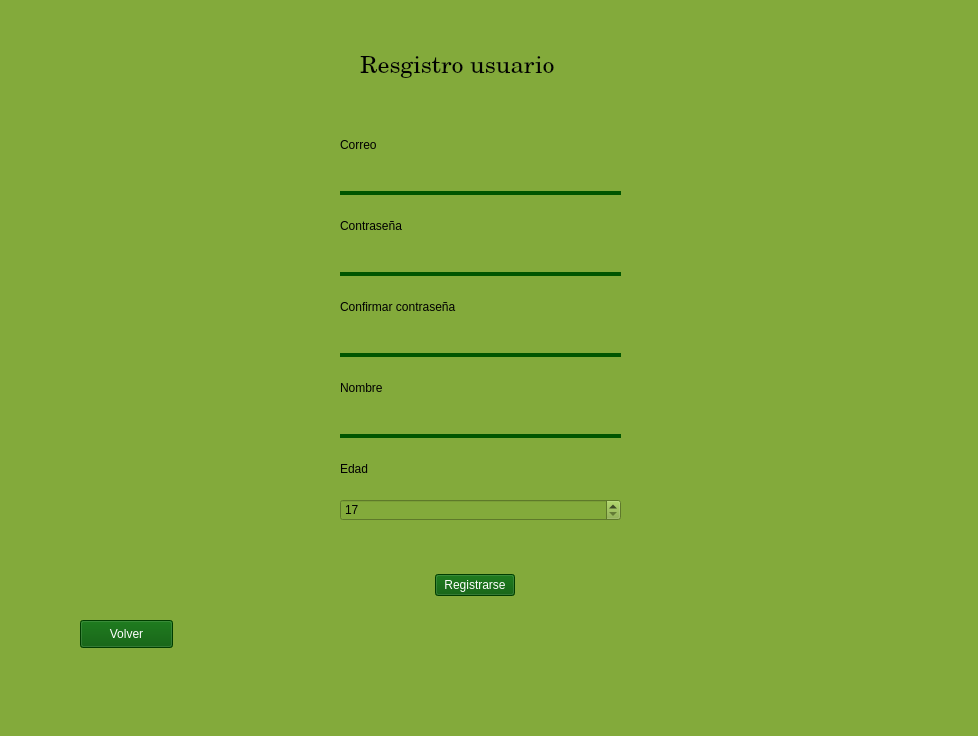
<?xml version="1.0" encoding="UTF-8"?>
<ui version="4.0">
 <class>MainWindow</class>
 <widget class="QMainWindow" name="MainWindow">
  <property name="geometry">
   <rect>
    <x>0</x>
    <y>0</y>
    <width>978</width>
    <height>736</height>
   </rect>
  </property>
  <property name="windowTitle">
   <string>MainWindow</string>
  </property>
  <property name="styleSheet">
   <string notr="true">background-color: rgb(131, 170, 59)</string>
  </property>
  <widget class="QWidget" name="centralwidget">
   <widget class="QLabel" name="label">
    <property name="geometry">
     <rect>
      <x>360</x>
      <y>50</y>
      <width>242</width>
      <height>35</height>
     </rect>
    </property>
    <property name="font">
     <font>
      <family>Century</family>
      <pointsize>18</pointsize>
      <weight>50</weight>
      <italic>false</italic>
      <bold>false</bold>
     </font>
    </property>
    <property name="styleSheet">
     <string notr="true">font: 18pt &quot;Century&quot;;</string>
    </property>
    <property name="text">
     <string>Resgistro usuario</string>
    </property>
   </widget>
   <widget class="QPushButton" name="BotonAtras">
    <property name="geometry">
     <rect>
      <x>80</x>
      <y>620</y>
      <width>93</width>
      <height>28</height>
     </rect>
    </property>
    <property name="styleSheet">
     <string notr="true">background-color: rgb(0, 85, 0);
color: white;
font: 9pt &quot;MS Shell Dlg 2&quot;;</string>
    </property>
    <property name="text">
     <string>Volver</string>
    </property>
   </widget>
   <widget class="QWidget" name="layoutWidget">
    <property name="geometry">
     <rect>
      <x>340</x>
      <y>120</y>
      <width>281</width>
      <height>401</height>
     </rect>
    </property>
    <layout class="QVBoxLayout" name="verticalLayout">
     <item>
      <widget class="QLabel" name="label_2">
       <property name="text">
        <string>Correo</string>
       </property>
      </widget>
     </item>
     <item>
      <widget class="QLineEdit" name="registro_correo">
       <property name="styleSheet">
        <string notr="true">background-color: rgb(55, 5, 255, 0);
border: none;
border-bottom: 4px solid rgb(0, 85, 0);</string>
       </property>
      </widget>
     </item>
     <item>
      <widget class="QLabel" name="label_3">
       <property name="text">
        <string>Contraseña</string>
       </property>
      </widget>
     </item>
     <item>
      <widget class="QLineEdit" name="registro_contrasena">
       <property name="styleSheet">
        <string notr="true">background-color: rgb(55, 5, 255, 0);
border: none;
border-bottom: 4px solid rgb(0, 85, 0);</string>
       </property>
       <property name="echoMode">
        <enum>QLineEdit::Password</enum>
       </property>
      </widget>
     </item>
     <item>
      <widget class="QLabel" name="label_5">
       <property name="text">
        <string>Confirmar contraseña</string>
       </property>
      </widget>
     </item>
     <item>
      <widget class="QLineEdit" name="registro_confirmContrasena">
       <property name="styleSheet">
        <string notr="true">background-color: rgb(55, 5, 255, 0);
border: none;
border-bottom: 4px solid rgb(0, 85, 0);</string>
       </property>
       <property name="echoMode">
        <enum>QLineEdit::Password</enum>
       </property>
      </widget>
     </item>
     <item>
      <widget class="QLabel" name="label_6">
       <property name="text">
        <string>Nombre</string>
       </property>
      </widget>
     </item>
     <item>
      <widget class="QLineEdit" name="registro_nombre">
       <property name="styleSheet">
        <string notr="true">background-color: rgb(55, 5, 255, 0);
border: none;
border-bottom: 4px solid rgb(0, 85, 0);</string>
       </property>
      </widget>
     </item>
     <item>
      <widget class="QLabel" name="label_7">
       <property name="text">
        <string>Edad</string>
       </property>
      </widget>
     </item>
     <item>
      <widget class="QSpinBox" name="registro_edad">
       <property name="minimum">
        <number>17</number>
       </property>
       <property name="maximum">
        <number>90</number>
       </property>
      </widget>
     </item>
    </layout>
   </widget>
   <widget class="QWidget" name="layoutWidget">
    <property name="geometry">
     <rect>
      <x>380</x>
      <y>570</y>
      <width>189</width>
      <height>30</height>
     </rect>
    </property>
    <layout class="QHBoxLayout" name="horizontalLayout">
     <item>
      <spacer name="horizontalSpacer">
       <property name="orientation">
        <enum>Qt::Horizontal</enum>
       </property>
       <property name="sizeHint" stdset="0">
        <size>
         <width>40</width>
         <height>20</height>
        </size>
       </property>
      </spacer>
     </item>
     <item>
      <widget class="QPushButton" name="BotonRegistro">
       <property name="styleSheet">
        <string notr="true">background-color: rgb(0, 85, 0);
color: white;
font: 9pt &quot;MS Shell Dlg 2&quot;;</string>
       </property>
       <property name="text">
        <string>Registrarse</string>
       </property>
      </widget>
     </item>
     <item>
      <spacer name="horizontalSpacer_2">
       <property name="orientation">
        <enum>Qt::Horizontal</enum>
       </property>
       <property name="sizeHint" stdset="0">
        <size>
         <width>40</width>
         <height>20</height>
        </size>
       </property>
      </spacer>
     </item>
    </layout>
   </widget>
  </widget>
  <widget class="QMenuBar" name="menubar">
   <property name="geometry">
    <rect>
     <x>0</x>
     <y>0</y>
     <width>978</width>
     <height>26</height>
    </rect>
   </property>
  </widget>
  <widget class="QStatusBar" name="statusbar"/>
 </widget>
 <resources/>
 <connections/>
</ui>
